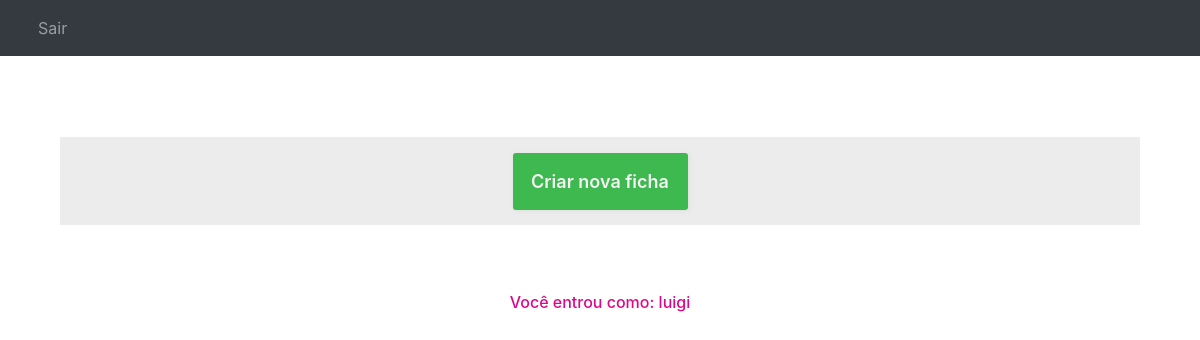
The page / (signed in) on the database as committed earlier.
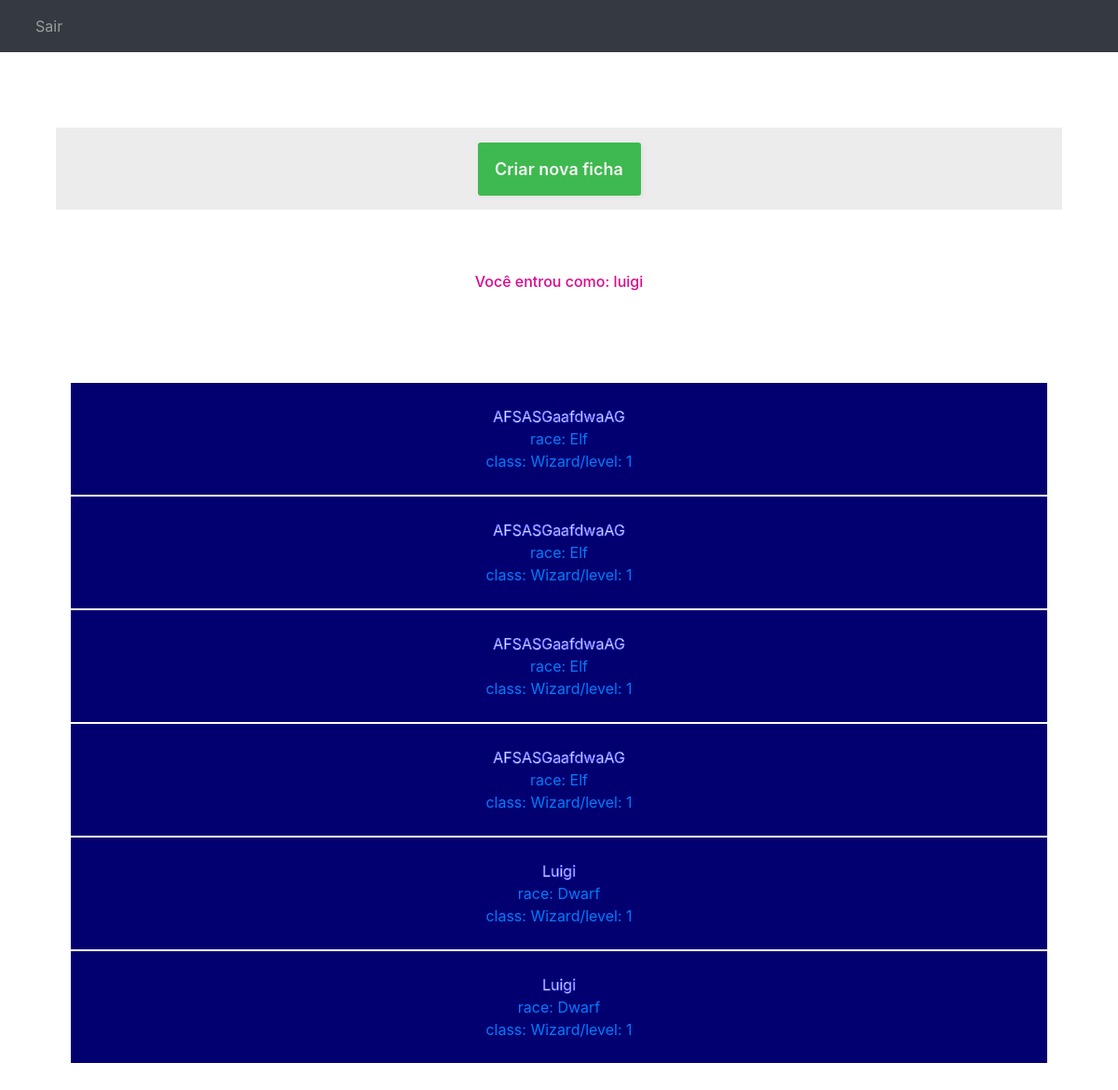
The same page on the database as committed later.
### pages/models.py (models this page shows)
class character_Sheet(models.Model):
    user = models.ForeignKey(get_user_model(), on_delete=models.CASCADE, default=None)
    name = models.CharField("name", max_length=255, default=None)
    clas = models.CharField("class", max_length=255, default=None)
    race = models.CharField("race", max_length=255, default=None)
    level = models.IntegerField("level", default=None)
    sheet = models.JSONField("character sheet")

### pages/views.py (the view)
# urls.py: 2. Add a URL to urlpatterns:  path('', views.home, name='home')
@login_required     # pra acessar a view o usuário precisa estar logado
def home(request):
    value = character_Sheet.objects.all().filter(user=request.user)
    return render(request, "home.html", {"value": value})

### templates/home.html (shortened to what this page needs)
{% extends 'base.html' %}
{% block content %}
<div class="col-md-12">
    <div style="background-color: rgb(236, 236, 236); border-radius: 3px; box-shadow: 1,1,1,1;text-align: center;margin-top: 50px;"
        class="home-ground ">
        <div style=" background-color: rgb(236, 236, 236); justify-content: center; display: flex;" class="pt-3 col-md-12">
            <div style="box-shadow: 1px 1px 5px rgb(221, 221, 221);border-radius: 3px; background-color: rgb(62, 185, 79);" class="col-md-2">
                <a style="text-decoration: none;margin-top: 50px; font-size: large;color: rgb(243, 243, 243);font-weight: 600"
                    href="/sheet_create/">Criar nova ficha</a>
            </div>
        </div>
            <div class="col-md-12">
            <p style="color:white;margin-top: 50px;color: rgb(221, 7, 139);font-weight: 500"> Você entrou como:
                {{user.username}}</p>
        </div>
        <div class="col-md-12">
            <div style="background-color: rgb(236, 236, 236); border-radius: 3px; box-shadow: 1,1,1,1;text-align: center;margin-top: 50px;  "
            class="home-ground ">
            {% for item in value %}
            <div style="background-color: rgb(2, 0, 112);
            border: 1px solid white;">
            <br>
                <a href="/sheet/{{ item.id }}" class="" style=""><span style="color: white ;-webkit-text-stroke: 0.7px #4c51ff!important;">{{ item.name }}</span> <br>race: {{ item.race }}<br> class: {{ item.clas }}/level: {{ item.level }}</a>
                <br>
                <br>
            </div>
            {%endfor%}
            </div>
        </div>
    </div>
</div>
{% endblock %}

### templates/base.html (shortened to what this page needs)
<!DOCTYPE html>
{% load socialaccount %}
<html lang="pt-br">
<head>
    <link rel="stylesheet" href="https://stackpath.bootstrapcdn.com/bootstrap/4.5.2/css/bootstrap.min.css">
</head>
<body>
    <header>
        <nav class="navbar navbar-expand navbar-dark bg-dark mb-3">
            <div class="container">
                <ul class="navbar-nav">
                    {% if user.is_authenticated %}
                    <li class="nav-item">
                        <a class="nav-link" href="{% url 'account_logout' %}">Sair</a>
                    </li>
                    {% endif %}
                </ul>
            </div>
        </nav>
    </header>
    <main class="container">
        {% block content %}
        {% endblock %}
    </main>
</body>
</html>

### templates/base.html (style rules this page uses)
* { box-sizing: border-box; }
body { background-image: url("https://i.pinimg.com/originals/ba/bf/eb/babfebb6a1985cdd8d3f9a59d860b667.jpg"); background-image: url("https://i.pinimg.com/originals/ba/bf/eb/babfebb6a1985cdd8d3f9a59d860b667.jpg"); background-repeat: no-repeat; background-position: center; background-attachment: fixed; background-size: 100% 100%; }
[class*="col-"] { float: left; padding: 15px; }

Rows that differ between the two databases and show on the page:
added character_Sheet: name "AFSASGaafdwaAG", race "Elf", clas "Wizard", level "1"
added character_Sheet: name "AFSASGaafdwaAG", race "Elf", clas "Wizard", level "1"
added character_Sheet: name "AFSASGaafdwaAG", race "Elf", clas "Wizard", level "1"
added character_Sheet: name "AFSASGaafdwaAG", race "Elf", clas "Wizard", level "1"
added character_Sheet: name "Luigi", race "Dwarf", clas "Wizard", level "1"
added character_Sheet: name "Luigi", race "Dwarf", clas "Wizard", level "1"
